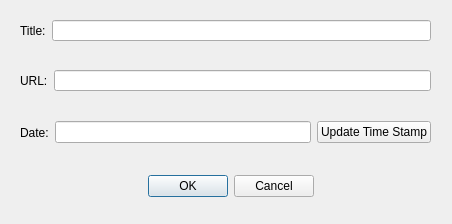
<?xml version="1.0" encoding="UTF-8"?>
<ui version="4.0">
 <class>MXHotlinkProperties</class>
 <widget class="QDialog" name="MXHotlinkProperties">
  <property name="windowModality">
   <enum>Qt::WindowModal</enum>
  </property>
  <property name="geometry">
   <rect>
    <x>0</x>
    <y>0</y>
    <width>452</width>
    <height>224</height>
   </rect>
  </property>
  <property name="windowTitle">
   <string>Properties</string>
  </property>
  <property name="modal">
   <bool>true</bool>
  </property>
  <widget class="QDialogButtonBox" name="buttonBox">
   <property name="geometry">
    <rect>
     <x>60</x>
     <y>170</y>
     <width>341</width>
     <height>32</height>
    </rect>
   </property>
   <property name="orientation">
    <enum>Qt::Horizontal</enum>
   </property>
   <property name="standardButtons">
    <set>QDialogButtonBox::Cancel|QDialogButtonBox::Ok</set>
   </property>
   <property name="centerButtons">
    <bool>true</bool>
   </property>
  </widget>
  <widget class="QWidget" name="verticalLayoutWidget">
   <property name="geometry">
    <rect>
     <x>20</x>
     <y>20</y>
     <width>411</width>
     <height>21</height>
    </rect>
   </property>
   <layout class="QHBoxLayout" name="horizontalLayout">
    <item>
     <widget class="QLabel" name="lblTitle">
      <property name="text">
       <string>Title:</string>
      </property>
     </widget>
    </item>
    <item>
     <widget class="QLineEdit" name="txtTitle"/>
    </item>
   </layout>
  </widget>
  <widget class="QWidget" name="verticalLayoutWidget_2">
   <property name="geometry">
    <rect>
     <x>20</x>
     <y>70</y>
     <width>411</width>
     <height>21</height>
    </rect>
   </property>
   <layout class="QHBoxLayout" name="horizontalLayout_2">
    <item>
     <widget class="QLabel" name="lblURL">
      <property name="text">
       <string>URL:</string>
      </property>
     </widget>
    </item>
    <item>
     <widget class="QLineEdit" name="txtURL"/>
    </item>
   </layout>
  </widget>
  <widget class="QWidget" name="verticalLayoutWidget_3">
   <property name="geometry">
    <rect>
     <x>20</x>
     <y>120</y>
     <width>411</width>
     <height>25</height>
    </rect>
   </property>
   <layout class="QHBoxLayout" name="horizontalLayout_3">
    <item>
     <widget class="QLabel" name="lblDate">
      <property name="text">
       <string>Date:</string>
      </property>
     </widget>
    </item>
    <item>
     <widget class="QLineEdit" name="txtDate">
      <property name="readOnly">
       <bool>true</bool>
      </property>
     </widget>
    </item>
    <item>
     <widget class="QPushButton" name="btnTimestamp">
      <property name="text">
       <string>Update Time Stamp</string>
      </property>
     </widget>
    </item>
   </layout>
  </widget>
 </widget>
 <resources/>
 <connections>
  <connection>
   <sender>buttonBox</sender>
   <signal>accepted()</signal>
   <receiver>MXHotlinkProperties</receiver>
   <slot>accept()</slot>
   <hints>
    <hint type="sourcelabel">
     <x>248</x>
     <y>254</y>
    </hint>
    <hint type="destinationlabel">
     <x>157</x>
     <y>274</y>
    </hint>
   </hints>
  </connection>
  <connection>
   <sender>buttonBox</sender>
   <signal>rejected()</signal>
   <receiver>MXHotlinkProperties</receiver>
   <slot>reject()</slot>
   <hints>
    <hint type="sourcelabel">
     <x>316</x>
     <y>260</y>
    </hint>
    <hint type="destinationlabel">
     <x>286</x>
     <y>274</y>
    </hint>
   </hints>
  </connection>
 </connections>
</ui>
